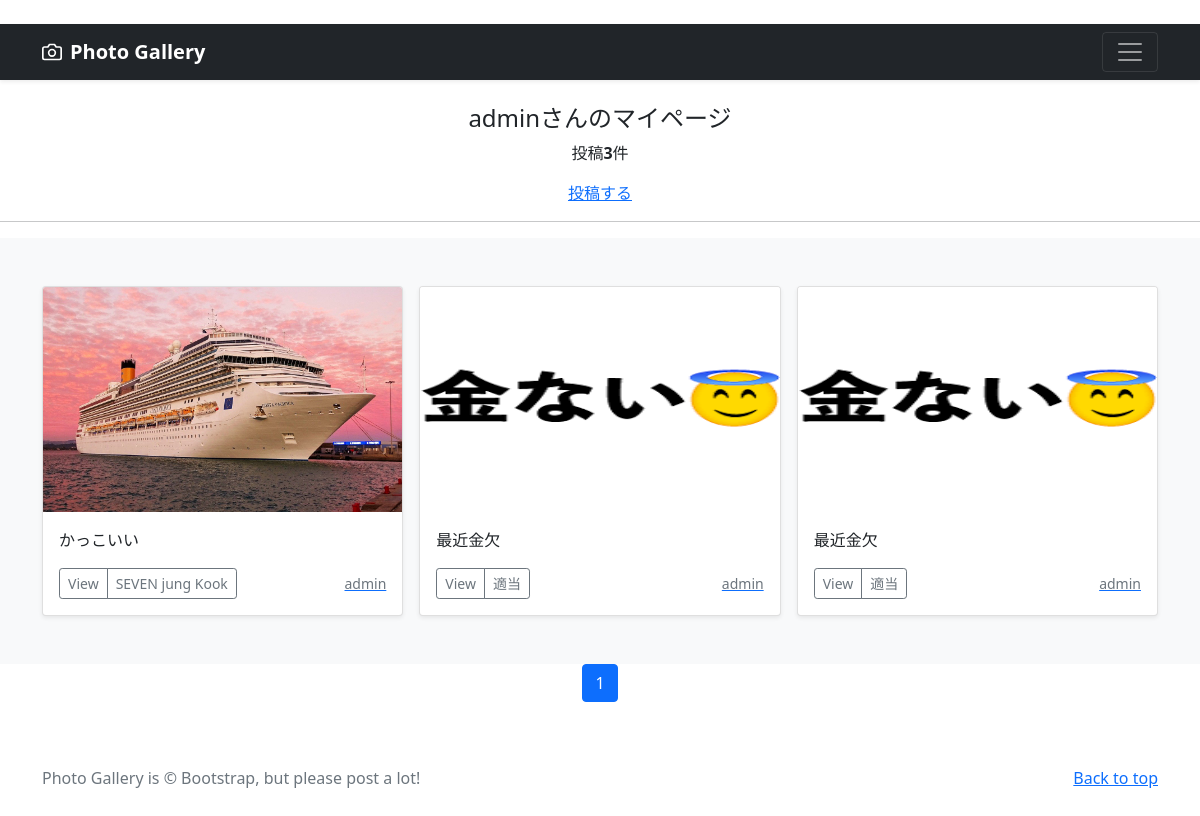
Screenshot of /mypage/ (signed in) with the database file from the repository.
### accounts/models.py (models this page shows)
class CustomUser(AbstractUser):
    pass

### photo/models.py (models this page shows, shortened)
class PhotoPost(models.Model):
    user = models.ForeignKey(
        CustomUser,
        verbose_name='ユーザー',
        on_delete=models.CASCADE
        )
    category = models.ForeignKey(
        Category,
        verbose_name='カテゴリ',
        on_delete=models.PROTECT
        )
    title = models.CharField(
        verbose_name='タイトル', # フィールドのタイトル
        max_length=200        # 最大文字数は200
        )
    comment = models.TextField(
        verbose_name='コメント',  # フィールドのタイトル
        )
    image1 = models.ImageField(
        verbose_name='イメージ1',# フィールドのタイトル
        upload_to = 'photos'   # MEDIA_ROOT以下のphotosにファイルを保存
        )
    image2 = models.ImageField(
        verbose_name='イメージ2',# フィールドのタイトル
        upload_to = 'photos',  # MEDIA_ROOT以下のphotosにファイルを保存
        blank=True,            # フィールド値の設定は必須でない
        null=True              # データベースにnullが保存されることを許容
        )
    posted_at = models.DateTimeField(
        verbose_name='投稿日時', # フィールドのタイトル
        auto_now_add=True       # 日時を自動追加
        )

class Category(models.Model):
    title = models.CharField(
        verbose_name='カテゴリ', # フィールドのタイトル
        max_length=20)

### photo/views.py (the view)
# urls.py: path('mypage/', views.MypageView.as_view(), name = 'mypage'),
class MypageView(ListView):
    template_name ='mypage.html'
    paginate_by = 9
    def get_queryset(self):
      queryset = PhotoPost.objects.filter(
        user=self.request.user).order_by('-posted_at')
      return queryset

### photo/templates/mypage.html (shortened to what this page needs)
{% extends 'base.html' %}
      {% block contents %}
      {% if user.is_authenticated %}
        <br>
        <div style="text-align:center">
          <h4>{{user.username}}さんのマイページ</h4>
          {% if object_list.count == 0 %}
            <p>{{user.username}}さんの投稿はありません</p>
          {% else %}
            <p>投稿<strong>{{object_list.count}}</strong>件</p>
          {% endif %}
          <a href="{% url 'photo:post' %}">投稿する</a>
        </div>
        <hr>
      {% endif %}
      {% include "photos_list.html" %}
      {% include "pagination.html" %}
      {% endblock %}

### photo/templates/base.html (shortened to what this page needs)
{% load static %}
<!doctype html>
<html lang="en">
  <head>
    <link href="https://cdn.jsdelivr.net/npm/bootstrap@5.0.2/dist/css/bootstrap.min.css"
          rel="stylesheet"
>
  </head>
  <body>
    <header>
      <div class="navbar navbar-dark bg-dark shadow-sm">
        <div class="container">
          <a href="{% url 'photo:index' %}"
             class="navbar-brand d-flex align-items-center">
            <strong>Photo Gallery</strong>
          </a>
          <button class="navbar-toggler"
                  type="button"
                  data-bs-toggle="collapse"
                  data-bs-target="#navbarHeader"
                  aria-controls="navbarHeader"
                  aria-expanded="false"
                  aria-label="Toggle navigation">
            <span class="navbar-toggler-icon"></span>
          </button>
        </div>
      </div>
    </header>
    <main>
      {% block contents %}{% endblock %}
    </main>
    <footer class="text-muted py-5">
      <div class="container">
        <p class="float-end mb-1">
          <a href="#">Back to top</a>
        </p>
        <p class="mb-1">
          Photo Gallery is &copy; Bootstrap, but please post a lot!</p>
      </div>
    </footer>
  </body>
</html>

### photo/templates/photos_list.html (shortened to what this page needs)
  <div class="album py-5 bg-light">
    <div class="container">
      <div class="row row-cols-1 row-cols-sm-2 row-cols-md-3 g-3">
        {% for record in object_list %}
        <div class="col">
          <div class="card shadow-sm">
            <img src="{{ record.image1.url }}"
                 class="bd-placeholder-img card-img-top"
                 width="100%" height="225"
                 xmlns="http://www.w3.org/2000/svg"
                 role="img" aria-label="Placeholder: Thumbnail"
                 preserveAspectRatio="xMidYMid slice"
                 focusable="false">
                 <rect width="100%" height="100%" fill="#55595c"/>
            <div class="card-body">
              <p class="card-text">
                {{record.title}}
              </p>
              <div class="d-flex justify-content-between align-items-center">
                <div class="btn-group">
                  <button type="button"
                          class="btn btn-sm btn-outline-secondary"
onclick="location.href='{% url 'photo:photo_detail' record.pk %}'">
                          View</button>
                  <button type="button"
                          class="btn btn-sm btn-outline-secondary"
onclick="location.href='{% url 'photo:photos_cat' category=record.category.id %}'">
                          {{record.category.title}}</button>
                </div>
                <a href="{% url 'photo:user_list' user=record.user.id %}">
                  <small class="text-muted">
                    {{record.user.username}}</small>
                </a>
              </div>
            </div>
          </div>
        </div>
        {% endfor %}
      </div>
    </div>
  </div>

### photo/templates/pagination.html (shortened to what this page needs)
<ul class="pagination"
    style="justify-content:center">
    {% for num in page_obj.paginator.page_range %}
        {% if page_obj.number == num %}
        <li class="page-item active">
            <span class="page-link">{{ num }}</span>
        </li>
        {% endif %}
    {% endfor %}
</ul>

### photo/templates/base.html (style rules this page uses)
.bd-placeholder-img { font-size: 1.125rem; text-anchor: middle; -webkit-user-select: none; -moz-user-select: none; user-select: none; }

### rows the page displays
CustomUser: username "admin"
PhotoPost: image1 (picture), title "かっこいい", category "SEVEN jung Kook", user.username "admin"
PhotoPost: image1 (picture), title "最近金欠", category "適当", user.username "admin"
PhotoPost: image1 (picture), title "最近金欠", category "適当", user.username "admin"

### other values shown
{{ object_list.count }} "3"
{{ num }} "1"
